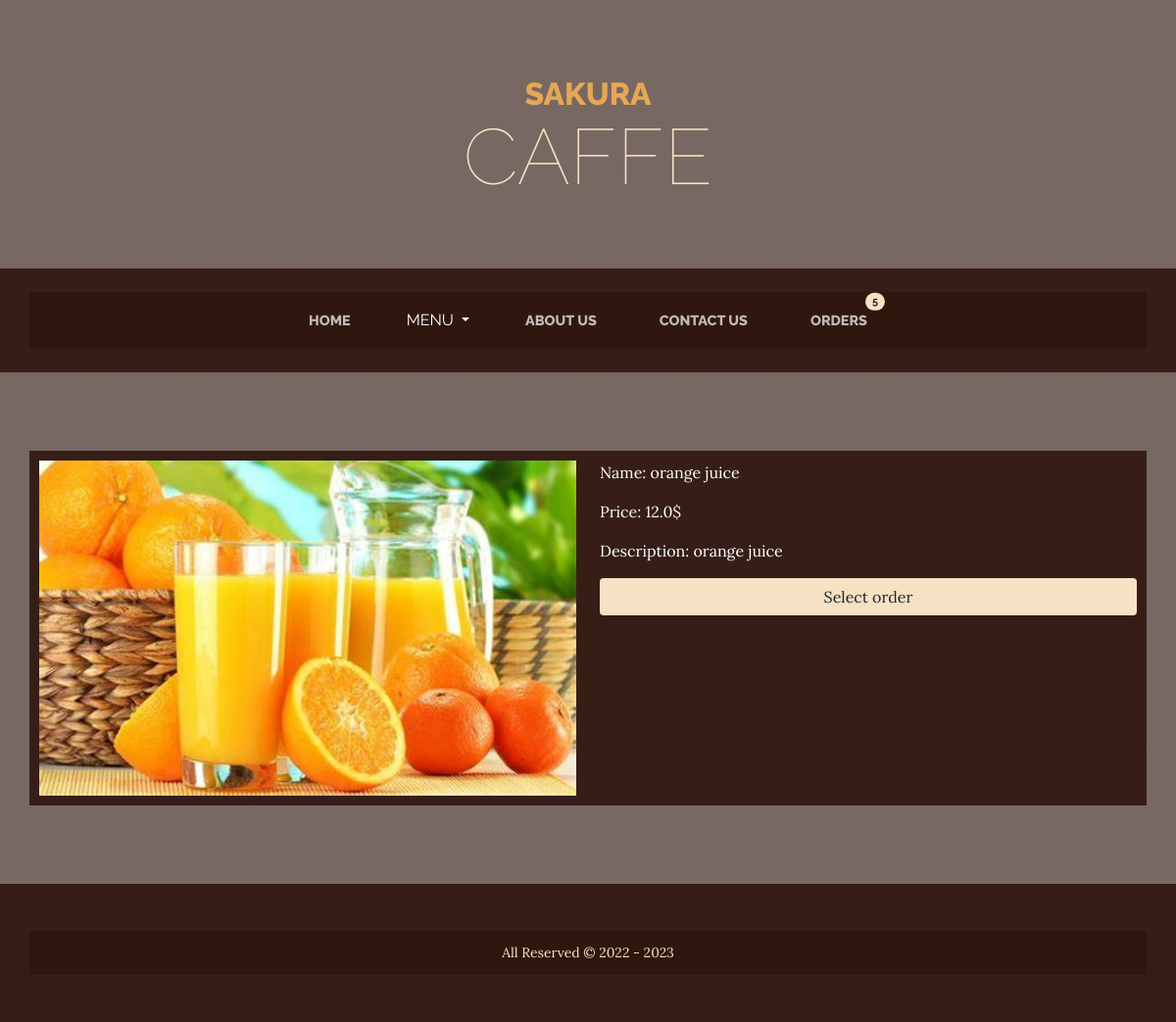
The app's page /menu/cold-drinks/7 with its own data.
### menu/models.py (models this page shows, shortened)
class Item(models.Model):
    category = models.ForeignKey(Category, on_delete=models.CASCADE)
    image = models.ImageField(upload_to='media/images/items/')
    name = models.CharField(max_length=150)
    description = models.TextField()
    price = models.FloatField()
    available = models.BooleanField(default=True)
    created_at = models.DateTimeField(auto_now_add=True)
    updated_at = models.DateTimeField(auto_now=True)

### menu/views.py (the view)
# urls.py: path('menu/<slug:category>/<int:pk>', views.ItemsDetailsView.as_view(), name="item_detail"),
class ItemsDetailsView(DetailView):
    template_name = 'menu/item_detail.html'
    model = Item
    context_object_name = 'item'
    def get_context_data(self, **kwargs):
        context = super().get_context_data()
        context['categories'] = Category.objects.all()
        return context

### menu/templates/menu/item_detail.html (shortened to what this page needs)
{% extends 'base.html' %}
{% load static %}
{% block content %}
    <section class="page-section items-heading">
        <div class="container">
            <div class="row">
                <div class="col-lg-6 col-sm-6">
                    <div class="h-25">
                        <img src="{{ item.image.url }}" class="w-100" alt="product"/>
                    </div>
                </div>
                <div class="col-lg-6 col-sm-6 text-white">
                    <div class="name mb-3">
                        Name: {{ item.name }}
                    </div>
                    <div class="price mb-3">
                        Price: {{ item.price }}$
                    </div>
                    <div class="description mb-3">
                        Description: {{ item.description }}
                    </div>
                    <button type="button" data-id="{{ item.id }}" class="btn select-item bg-faded w-100">Select order</button>
                </div>
            </div>
        </div>
    </section>
{% endblock %}

### menu/static/menu/css/custom.css (style rules this page uses)
:root { --main-color: rgba(47, 23, 15, 0.9) }
.container { background-color: var(--main-color); padding: 10px; }

### records on screen
Item: image (picture), name "orange juice", price "12.0", description "orange juice"
